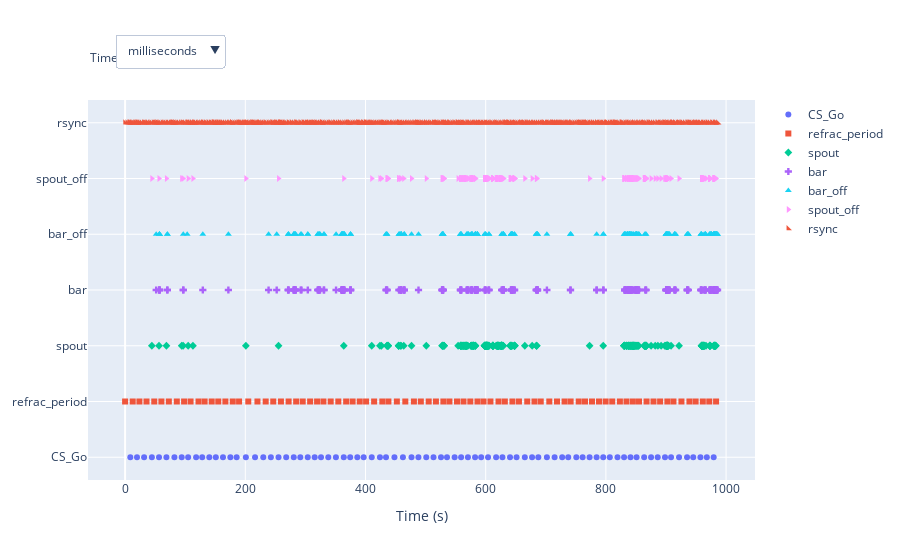

Notebook code cell kept with this figure:
### Markdown cell above
%TODO

- markers
- drowdown to change time units
- express states by lines ... requires manual definition of each state

### Code cell
raw_symbols  = plotly.validators.scatter.marker.SymbolValidator().values
symbols = [raw_symbols[i+2] for i in range(0, len(raw_symbols), 12)]


session1 = exp_cohort.sessions[0]

fig = go.Figure()

keys = session1.times.keys()

for kind, k in enumerate(keys):

    sc = go.Line(x=session1.times[k]/1000, y=[k]
                 * len(session1.times[k]), name=k, mode='markers', marker_symbol=symbols[kind % 40]) # why % 40 ?
    fig.add_trace(sc)

fig.update_xaxes(title='Time (s)')


fig.update_layout(
    updatemenus=[
        dict(
            buttons=list([
                dict(
                    args=["type", "milliseconds"],
                    label="milliseconds",
                    method="restyle"
                ),
                dict(
                    args=["type", "seconds"],
                    label="seconds",
                    method="restyle"
                ),
                dict(
                    args=["type", "minutes"],
                    label="minutes",
                    method="restyle"
                )
            ]),
            direction="down",
            pad={"r": 10, "t": 10},
            showactive=True,
            x=0.04,
            xanchor="left",
            y=1.2,
            yanchor="top"
        ),
    ]
)

fig.update_layout(
    annotations=[
        dict(text="Time unit:", showarrow=False,
        x=-0, y=1.14, xref="paper", yref="paper", align="left")
    ]
)

fig.show()

### Figure 1 — Plotly figure (JSON) as saved in the notebook; plotly's stock layout.template omitted (floating-point values rounded to 4 significant figures; data arrays with more than 128 entries replaced by an {"elided": "..."} marker saying what was removed)
{"data": [{"marker": {"symbol": "circle"}, "mode": "markers", "name": "CS_Go", "type": "scatter", "x": [8.678, 19.8, 31.63, 44.52, 56.42, 68.76, 82.05, 94.16, 104.9, 118.2, 128.3, 140.1, 151.0, 162.9, 175.2, 185.6, 200.9, 216.2, 229.9, 242.5, 255.3, 268.1, 280.6, 291.5, 303.9, 315.4, 326.0, 338.1, 350.8, 363.8, 374.6, 386.4, 397.0, 410.4, 424.0, 434.1, 448.2, 462.3, 476.6, 488.1, 501.2, 513.2, 525.6, 535.7, 548.3, 559.1, 570.4, 582.4, 592.5, 603.9, 617.3, 627.9, 640.5, 651.3, 665.1, 677.2, 687.6, 701.9, 714.7, 727.3, 737.3, 750.8, 761.3, 772.9, 784.6, 795.6, 806.5, 819.3, 830.3, 840.9, 851.1, 863.7, 875.2, 886.2, 898.3, 908.4, 921.7, 935.0, 945.3, 957.3, 968.0, 979.4], "y": ["CS_Go", "CS_Go", "CS_Go", "CS_Go", "CS_Go", "CS_Go", "CS_Go", "CS_Go", "CS_Go", "CS_Go", "CS_Go", "CS_Go", "CS_Go", "CS_Go", "CS_Go", "CS_Go", "CS_Go", "CS_Go", "CS_Go", "CS_Go", "CS_Go", "CS_Go", "CS_Go", "CS_Go", "CS_Go", "CS_Go", "CS_Go", "CS_Go", "CS_Go", "CS_Go", "CS_Go", "CS_Go", "CS_Go", "CS_Go", "CS_Go", "CS_Go", "CS_Go", "CS_Go", "CS_Go", "CS_Go", "CS_Go", "CS_Go", "CS_Go", "CS_Go", "CS_Go", "CS_Go", "CS_Go", "CS_Go", "CS_Go", "CS_Go", "CS_Go", "CS_Go", "CS_Go", "CS_Go", "CS_Go", "CS_Go", "CS_Go", "CS_Go", "CS_Go", "CS_Go", "CS_Go", "CS_Go", "CS_Go", "CS_Go", "CS_Go", "CS_Go", "CS_Go", "CS_Go", "CS_Go", "CS_Go", "CS_Go", "CS_Go", "CS_Go", "CS_Go", "CS_Go", "CS_Go", "CS_Go", "CS_Go", "CS_Go", "CS_Go", "CS_Go", "CS_Go"]}, {"marker": {"symbol": "square"}, "mode": "markers", "name": "refrac_period", "type": "scatter", "x": [0, 12.68, 23.8, 35.63, 48.52, 60.42, 72.76, 86.05, 98.16, 108.9, 122.2, 132.3, 144.1, 155.0, 166.9, 179.2, 189.6, 204.9, 220.2, 233.9, 246.5, 259.3, 272.1, 284.6, 295.5, 307.9, 319.4, 330.0, 342.1, 354.8, 367.8, 378.6, 390.4, 401.0, 414.4, 428.0, 438.1, 452.2, 466.3, 480.6, 492.1, 505.2, 517.2, 529.6, 539.7, 552.3, 563.1, 574.4, 586.4, 596.5, 607.9, 621.3, 631.9, 644.5, 655.3, 669.1, 681.2, 691.6, 705.9, 718.7, 731.3, 741.3, 754.8, 765.3, 776.9, 788.6, 799.6, 810.5, 823.3, 834.3, 844.9, 855.1, 867.7, 879.2, 890.2, 902.3, 912.4, 925.7, 939.0, 949.3, 961.3, 972.0, 983.4], "y": ["refrac_period", "refrac_period", "refrac_period", "refrac_period", "refrac_period", "refrac_period", "refrac_period", "refrac_period", "refrac_period", "refrac_period", "refrac_period", "refrac_period", "refrac_period", "refrac_period", "refrac_period", "refrac_period", "refrac_period", "refrac_period", "refrac_period", "refrac_period", "refrac_period", "refrac_period", "refrac_period", "refrac_period", "refrac_period", "refrac_period", "refrac_period", "refrac_period", "refrac_period", "refrac_period", "refrac_period", "refrac_period", "refrac_period", "refrac_period", "refrac_period", "refrac_period", "refrac_period", "refrac_period", "refrac_period", "refrac_period", "refrac_period", "refrac_period", "refrac_period", "refrac_period", "refrac_period", "refrac_period", "refrac_period", "refrac_period", "refrac_period", "refrac_period", "refrac_period", "refrac_period", "refrac_period", "refrac_period", "refrac_period", "refrac_period", "refrac_period", "refrac_period", "refrac_period", "refrac_period", "refrac_period", "refrac_period", "refrac_period", "refrac_period", "refrac_period", "refrac_period", "refrac_period", "refrac_period", "refrac_period", "refrac_period", "refrac_period", "refrac_period", "refrac_period", "refrac_period", "refrac_period", "refrac_period", "refrac_period", "refrac_period", "refrac_period", "refrac_period", "refrac_period", "refrac_period", "refrac_period"]}, {"marker": {"symbol": "diamond"}, "mode": "markers", "name": "spout", "type": "scatter", "x": {"elided": "329 float values"}, "y": {"elided": "329 str values"}}, {"marker": {"symbol": "cross"}, "mode": "markers", "name": "bar", "type": "scatter", "x": {"elided": "271 float values"}, "y": {"elided": "271 str values"}}, {"marker": {"symbol": "x"}, "mode": "markers", "name": "cue_delay_timer", "type": "scatter", "x": [], "y": []}, {"marker": {"symbol": "triangle-up"}, "mode": "markers", "name": "bar_off", "type": "scatter", "x": {"elided": "271 float values"}, "y": {"elided": "271 str values"}}, {"marker": {"symbol": "triangle-down"}, "mode": "markers", "name": "button_release", "type": "scatter", "x": [], "y": []}, {"marker": {"symbol": "triangle-left"}, "mode": "markers", "name": "US_end_timer", "type": "scatter", "x": [], "y": []}, {"marker": {"symbol": "triangle-right"}, "mode": "markers", "name": "spout_off", "type": "scatter", "x": {"elided": "329 float values"}, "y": {"elided": "329 str values"}}, {"marker": {"symbol": "triangle-ne"}, "mode": "markers", "name": "button_press", "type": "scatter", "x": [], "y": []}, {"marker": {"symbol": "triangle-se"}, "mode": "markers", "name": "solenoid_off", "type": "scatter", "x": [], "y": []}, {"marker": {"symbol": "triangle-sw"}, "mode": "markers", "name": "rsync", "type": "scatter", "x": {"elided": "492 float values"}, "y": {"elided": "492 str values"}}], "layout": {"annotations": [{"align": "left", "showarrow": false, "text": "Time unit:", "x": 0, "xref": "paper", "y": 1.14, "yref": "paper"}], "updatemenus": [{"buttons": [{"args": ["type", "milliseconds"], "label": "milliseconds", "method": "restyle"}, {"args": ["type", "seconds"], "label": "seconds", "method": "restyle"}, {"args": ["type", "minutes"], "label": "minutes", "method": "restyle"}], "direction": "down", "pad": {"r": 10, "t": 10}, "showactive": true, "x": 0.04, "xanchor": "left", "y": 1.2, "yanchor": "top"}], "xaxis": {"title": {"text": "Time (s)"}}}}
